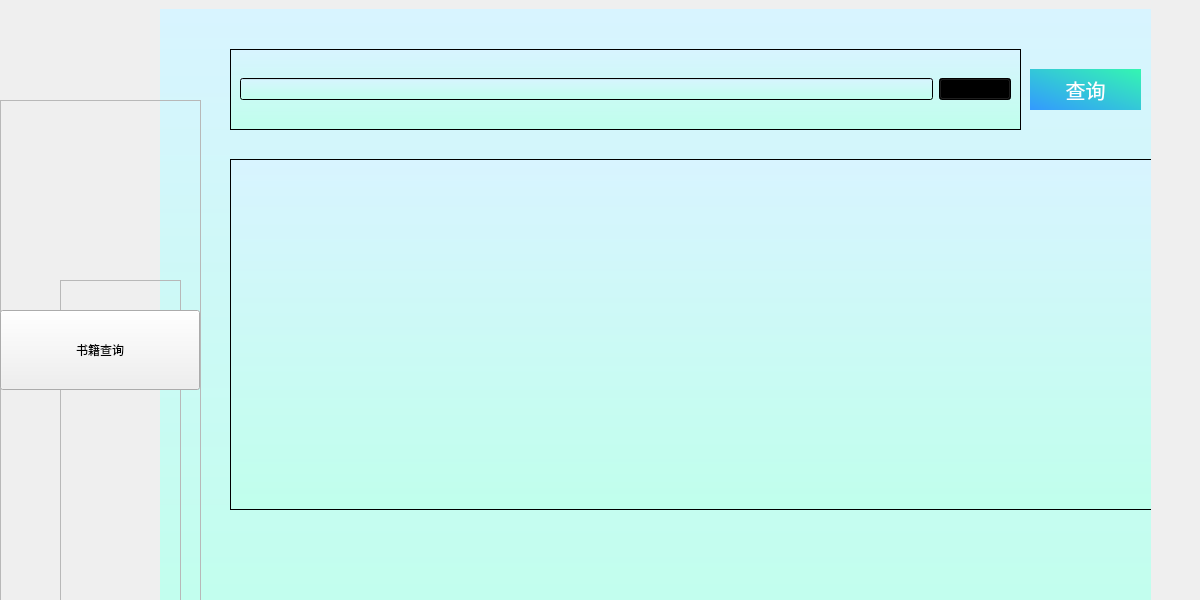
<?xml version="1.0" encoding="UTF-8"?>
<ui version="4.0">
 <class>PublicUi</class>
 <widget class="QMainWindow" name="PublicUi">
  <property name="geometry">
   <rect>
    <x>0</x>
    <y>0</y>
    <width>1200</width>
    <height>600</height>
   </rect>
  </property>
  <property name="windowTitle">
   <string>MainWindow</string>
  </property>
  <property name="styleSheet">
   <string notr="true">background-color: qlineargradient(x1: 0, y1: 0, x2: 0, y2: 1, stop: 0 #D8F4FF, stop: 1 );</string>
  </property>
  <widget class="QWidget" name="centralwidget">
   <widget class="QStackedWidget" name="stackedWidget">
    <property name="geometry">
     <rect>
      <x>160</x>
      <y>9</y>
      <width>991</width>
      <height>641</height>
     </rect>
    </property>
    <property name="styleSheet">
     <string notr="true">background-color: qlineargradient(x1: 0, y1: 0, x2: 0, y2: 1, stop: 0 #D8F4FF, stop: 1 #C0FFEC);</string>
    </property>
    <widget class="QWidget" name="page_4">
     <widget class="QTableView" name="tableView_3">
      <property name="geometry">
       <rect>
        <x>70</x>
        <y>150</y>
        <width>931</width>
        <height>351</height>
       </rect>
      </property>
     </widget>
     <widget class="QPushButton" name="pushButton_9">
      <property name="geometry">
       <rect>
        <x>870</x>
        <y>60</y>
        <width>111</width>
        <height>41</height>
       </rect>
      </property>
      <property name="styleSheet">
       <string notr="true">color:white;
border:none;
font-size:20px;
font-family:&quot;微软雅黑&quot;;
background-color: qlineargradient(spread:pad, x1:0, y1:1, x2:1, y2:0, stop:0 rgba(51, 153, 255,1), stop:1 rgba(52, 246, 177,1));
padding-top:5;
padding-bottom:5;</string>
      </property>
      <property name="text">
       <string>查询</string>
      </property>
     </widget>
     <widget class="QFrame" name="frame_7">
      <property name="geometry">
       <rect>
        <x>70</x>
        <y>40</y>
        <width>791</width>
        <height>81</height>
       </rect>
      </property>
      <property name="frameShape">
       <enum>QFrame::StyledPanel</enum>
      </property>
      <property name="frameShadow">
       <enum>QFrame::Raised</enum>
      </property>
      <layout class="QHBoxLayout" name="horizontalLayout_2">
       <item>
        <widget class="QLineEdit" name="lineEdit"/>
       </item>
       <item>
        <widget class="QComboBox" name="comboBox"/>
       </item>
      </layout>
     </widget>
    </widget>
   </widget>
   <widget class="QFrame" name="frame_2">
    <property name="geometry">
     <rect>
      <x>60</x>
      <y>280</y>
      <width>121</width>
      <height>500</height>
     </rect>
    </property>
    <property name="frameShape">
     <enum>QFrame::StyledPanel</enum>
    </property>
    <property name="frameShadow">
     <enum>QFrame::Raised</enum>
    </property>
   </widget>
   <widget class="QLabel" name="label">
    <property name="geometry">
     <rect>
      <x>0</x>
      <y>0</y>
      <width>200</width>
      <height>100</height>
     </rect>
    </property>
    <property name="text">
     <string/>
    </property>
    <property name="pixmap">
     <pixmap resource="Mypicture.qrc">:/new/prefix3/SEU6.gif</pixmap>
    </property>
    <property name="scaledContents">
     <bool>true</bool>
    </property>
   </widget>
   <widget class="QFrame" name="frame_3">
    <property name="geometry">
     <rect>
      <x>0</x>
      <y>100</y>
      <width>201</width>
      <height>501</height>
     </rect>
    </property>
    <property name="frameShape">
     <enum>QFrame::StyledPanel</enum>
    </property>
    <property name="frameShadow">
     <enum>QFrame::Raised</enum>
    </property>
    <widget class="QLabel" name="label_2">
     <property name="geometry">
      <rect>
       <x>0</x>
       <y>0</y>
       <width>200</width>
       <height>500</height>
      </rect>
     </property>
     <property name="text">
      <string/>
     </property>
     <property name="pixmap">
      <pixmap resource="Mypicture.qrc">:/new/prefix3/SEUImage1.jpg</pixmap>
     </property>
     <property name="scaledContents">
      <bool>true</bool>
     </property>
    </widget>
    <widget class="QPushButton" name="pushButton">
     <property name="geometry">
      <rect>
       <x>0</x>
       <y>210</y>
       <width>200</width>
       <height>80</height>
      </rect>
     </property>
     <property name="styleSheet">
      <string notr="true">font: 20pt &quot;方正姚体&quot;;</string>
     </property>
     <property name="text">
      <string>书籍查询</string>
     </property>
    </widget>
   </widget>
  </widget>
 </widget>
 <resources>
  <include location="Mypicture.qrc"/>
 </resources>
 <connections/>
</ui>
